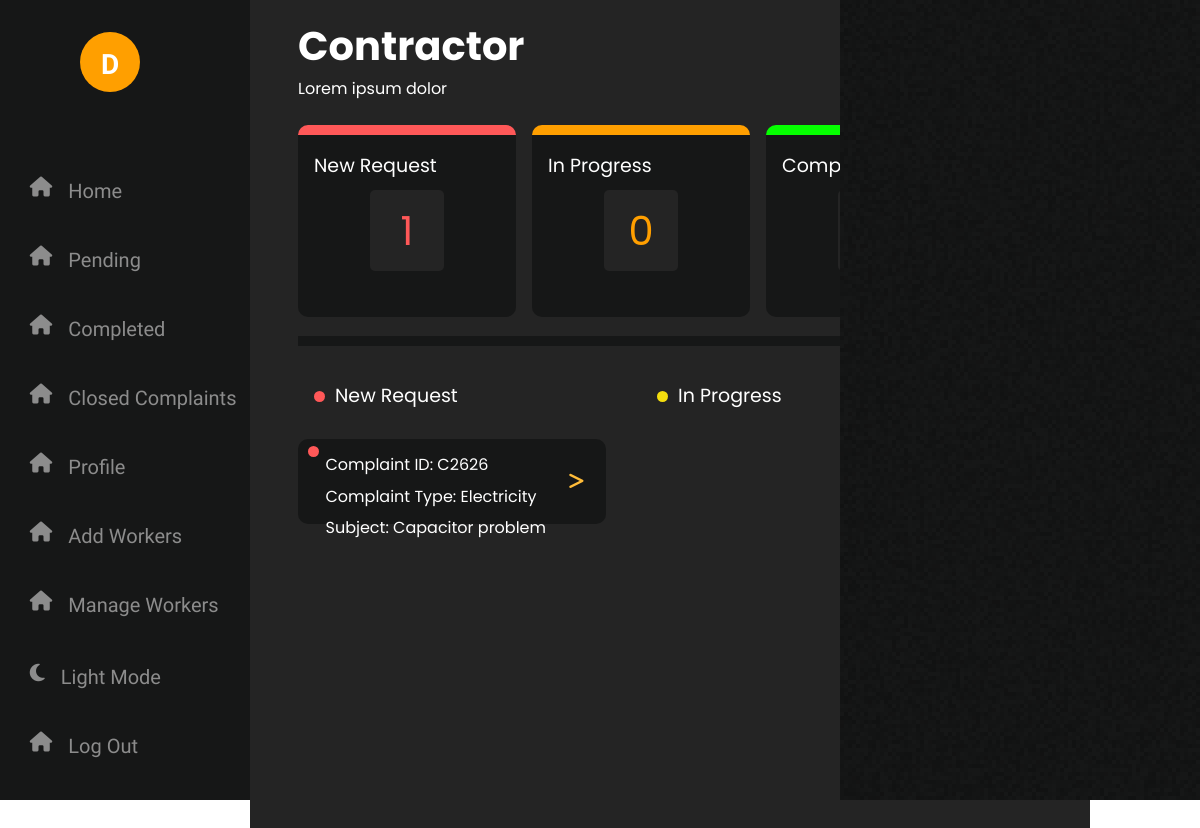
The page /php/cAdminPanel.php (signed in) on the database its author committed.
### tables this page shows
CREATE TABLE `complaints` (
  `username` varchar(50) NOT NULL,
  `complaint_id` varchar(10) NOT NULL,
  `complaint_type` varchar(20) NOT NULL,
  `subject` varchar(50) NOT NULL,
  `description` text NOT NULL,
  `folder` varchar(300) NOT NULL,
  `resolved_image` varchar(255) DEFAULT NULL,
  `time` datetime(2) NOT NULL DEFAULT current_timestamp(2),
  `resolved_time` datetime(2) DEFAULT NULL,
  `last_updation` datetime(2) DEFAULT NULL,
  `worker_assigned` varchar(50) DEFAULT NULL,
  `isApproved` int(2) NOT NULL,
  `isPriority` int(2) NOT NULL
);

### php/cAdminPanel.php (the view, shortened to what this page needs)
<?php
include 'config.php' ;
?>
<html lang="en" dir="ltr">
  <head>
    <link rel="stylesheet" href="https://cdnjs.cloudflare.com/ajax/libs/font-awesome/6.5.1/css/all.min.css" />
   </head>
<body>
<div class="nav">
<div class="icon">
    <?php
        $u = $_SESSION["username"];
        $capitalizedu = ucfirst($u[0]);
    ?>
     <p><?php echo $capitalizedu ;?></p>
</div>
<div class="nav-content">
    <div>
        <i class="fa-solid fa-house"></i>
        <a href="../php/cAdminPanel.php">Home</a>
    </div>
    <div>
        <i class="fa-solid fa-house" ></i>
        <a href="../php/cPendingComplaints.php">Pending </a>
    </div>
    <div>
        <i class="fa-solid fa-house"></i>
        <a href="../php/cCompletedComplaints.php">Completed </a>
    </div>
    <div>
        <i class="fa-solid fa-house"></i>
        <a href="closedComplaint.php">Closed Complaints</a>
    </div>
    <div>
        <i class="fa-solid fa-house" ></i>
        <a href="#">Profile</a>
    </div>
    <div>
        <i class="fa-solid fa-house" ></i>
        <a href="addworkers.php">Add Workers</a>
    </div>
    <div>
        <i class="fa-solid fa-house" ></i>
        <a href="manageWorker.php">Manage Workers</a>
    </div>
</div>
<div class="nav-content-down">
    <div onclick="toggle()" >
        <i class="fa-solid fa-moon" ></i>
        <a href="#" class="dark">Light Mode</a>
    </div>
    <div>
        <i class="fa-solid fa-house"></i>
        <a href="../php/logout.php">Log Out</a>
    </div>
</div>
</div>
<?php
$completed = "SELECT COUNT(complaint_id) AS completed_count FROM complaints WHERE resolved_time IS NOT NULL and isApproved = 1 ";
$inProgess = "SELECT COUNT(complaint_id) AS in_progress_count FROM complaints WHERE resolved_time IS NULL AND last_updation IS NOT NULL and isApproved = 1";
$newRequest = "SELECT COUNT(complaint_id) AS new_request_count FROM complaints WHERE resolved_time IS NULL AND last_updation IS NULL and isApproved = 1 ;";
$resultCompleted = $conn->query($completed);
$resultInProgress = $conn->query($inProgess);
$resultNewRequest = $conn->query($newRequest);
$completedCount = ($resultCompleted) ? $resultCompleted->fetch_assoc()['completed_count'] : 0;
$inProgressCount = ($resultInProgress) ? $resultInProgress->fetch_assoc()['in_progress_count'] : 0;
$newRequestCount = ($resultNewRequest) ? $resultNewRequest->fetch_assoc()['new_request_count'] : 0;
?>
<div class="content">
<div class="org-content">
            <div class="inner">
                <h1>Contractor </h1>
                <p>Lorem ipsum dolor</p>
            </div>
            <div class="boxes">
                <div class="box11">
                    <p>New Request</p>
                        <div class="count">
                           <p style="color: #FF5858; font-size: 40px;"><?php echo $newRequestCount ; ?></p>
                        </div>
                </div>
                <div class="box12">
                    <p>In Progress</p>
                        <div class="count">
                            <p style="color: #FF9F00; font-size: 40px;"><?php echo $inProgressCount ; ?></p>
                        </div>
                </div>
                <div class="box13">
                    <p>Completed</p>
                        <div class="count">
                           <p style="color: #05FF00; font-size: 40px;"><?php echo $completedCount ; ?></p>
                        </div>
                </div>
            </div>
            <div class="line"></div>
            <div class="complaints">
                <div class="box21">
                    <div style="width: 11px; height: 11px; border-radius: 50%; background-color: #FF5858;"></div>
                    <p style=" font-size: 19px; ">New Request</p>
                </div>
                <div class="box22">
                    <div style="width: 11px; height: 11px; border-radius: 50%; background-color: #F4DD0E;"></div>
                    <p style=" font-size: 19px;">In Progress</p>
                </div>
                <div class="box23">
                    <p style=" font-size: 19px;">Completed</p>
                </div>
            </div>
            <div class="phpreply">
                <div class="newComplaint">
                    <?php
                        include 'config.php';
                            $sql = "SELECT * FROM complaints WHERE last_updation IS NULL and resolved_time IS NULL and isApproved = 1";
                            $result = $conn->query($sql);
                            if ($result->num_rows > 0) {
                                while ($row = $result->fetch_assoc()) {
                                    ?>
                                    <div class="box4">
                                        <div class="left" >
                                            <div class="circle" style="width: 11px; height: 11px; border-radius: 50%; background-color: #FF5858;"></div>
                                        </div>
                                        <div class="middle">
                                            <p>Complaint ID: <?php echo $row["complaint_id"]; ?> </p>
                                            <p>Complaint Type: <?php echo $row["complaint_type"]; ?> </p>
                                            <p>Subject: <?php echo $row["subject"]; ?></p>
                                        </div>
                                        <div class="view-details" data-complaint-id="<?php echo $row["complaint_id"]; ?>">
                                            <i class="fa-solid fa-greater-than fa-fade" style="color: #ffbc39;"></i>
                                        </div>
                                        </div>
                                    <?php
                                }
                            }else {
                                echo '<div class="blank-area">
                                </div>';
                            }
                    ?>
                </div>
                <div class= "pendingComplaints">
                <?php
                    include 'config.php';
                    $sql = "SELECT * FROM complaints WHERE last_updation IS NOT NULL and resolved_time IS NULL and isApproved = 1";
                    $result = $conn->query($sql);
                    if ($result->num_rows > 0) {
                        while ($row = $result->fetch_assoc()) {
                            ?>
                            <div class="box4">
                                <div class="left" >
                                    <div class="circle" style="width: 11px; height: 11px; border-radius: 50%; background-color: #F4DD0E;"></div>
                                </div>
                                <div class="middle">
                                    <p>Complaint ID: <?php echo $row["complaint_id"]; ?> </p>
                                    <p>Complaint Type: <?php echo $row["complaint_type"]; ?> </p>
                                    <p>Subject: <?php echo $row["subject"]; ?></p>
                                </div>
                                <div class="view-details" data-complaint-id="<?php echo $row["complaint_id"]; ?>">
                                    <i class="fa-solid fa-greater-than fa-fade" style="color: #ffbc39;"></i>
                                </div>
                            </div>
                            <?php
                        }
                    }else {
                        echo '<div class="blank-area">
                        </div>';
                    }
                ?>
                </div>
            </div>
</div>
<div class="preview">
</div>
</body>
</html>

### rows shown on the page
complaints: complaint "C2626", complaint_type "Electricity", subject "Capacitor problem"

### other values the page prints
$capitalizedu "D"
$newRequestCount "1"
$inProgressCount "0"
